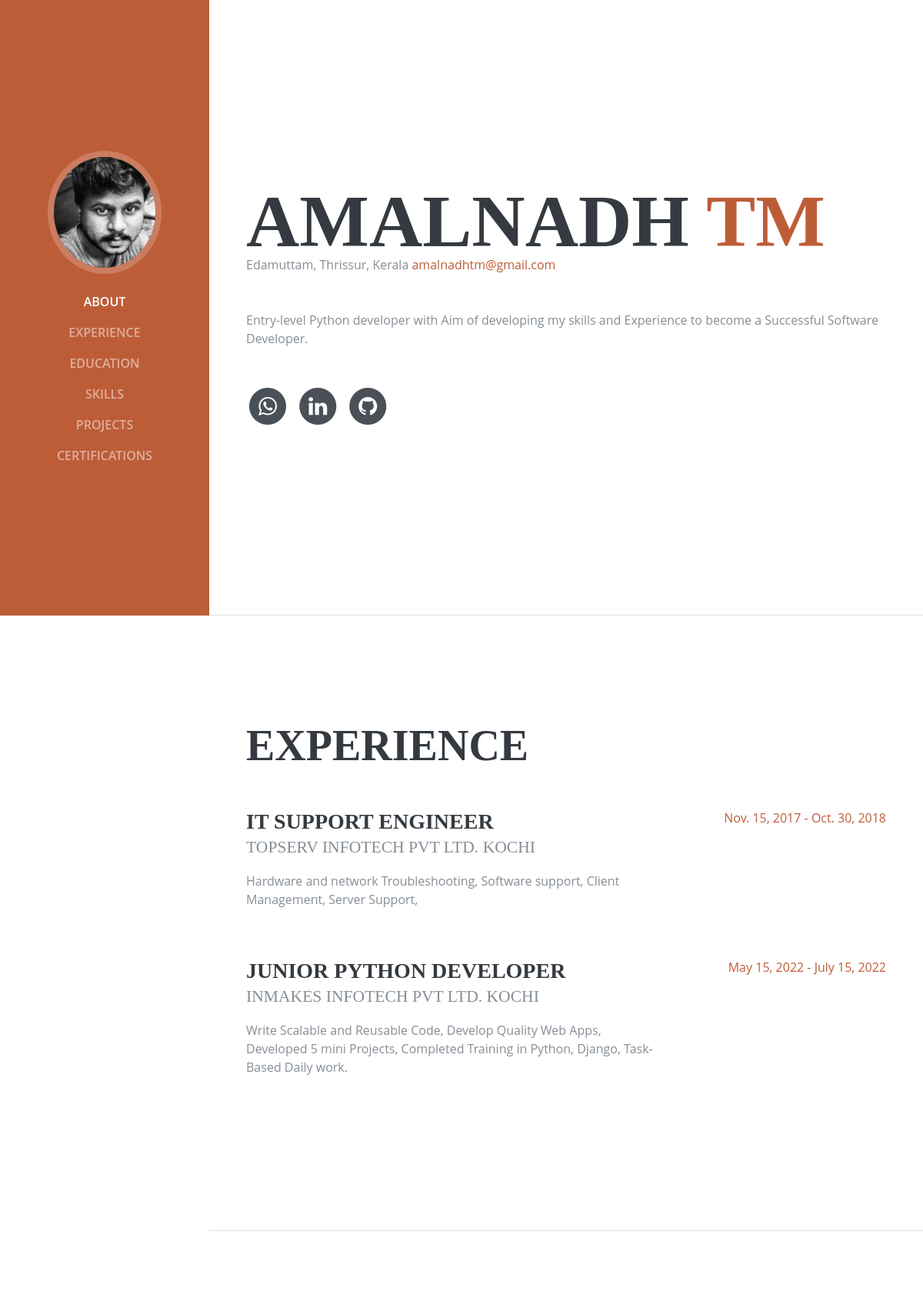
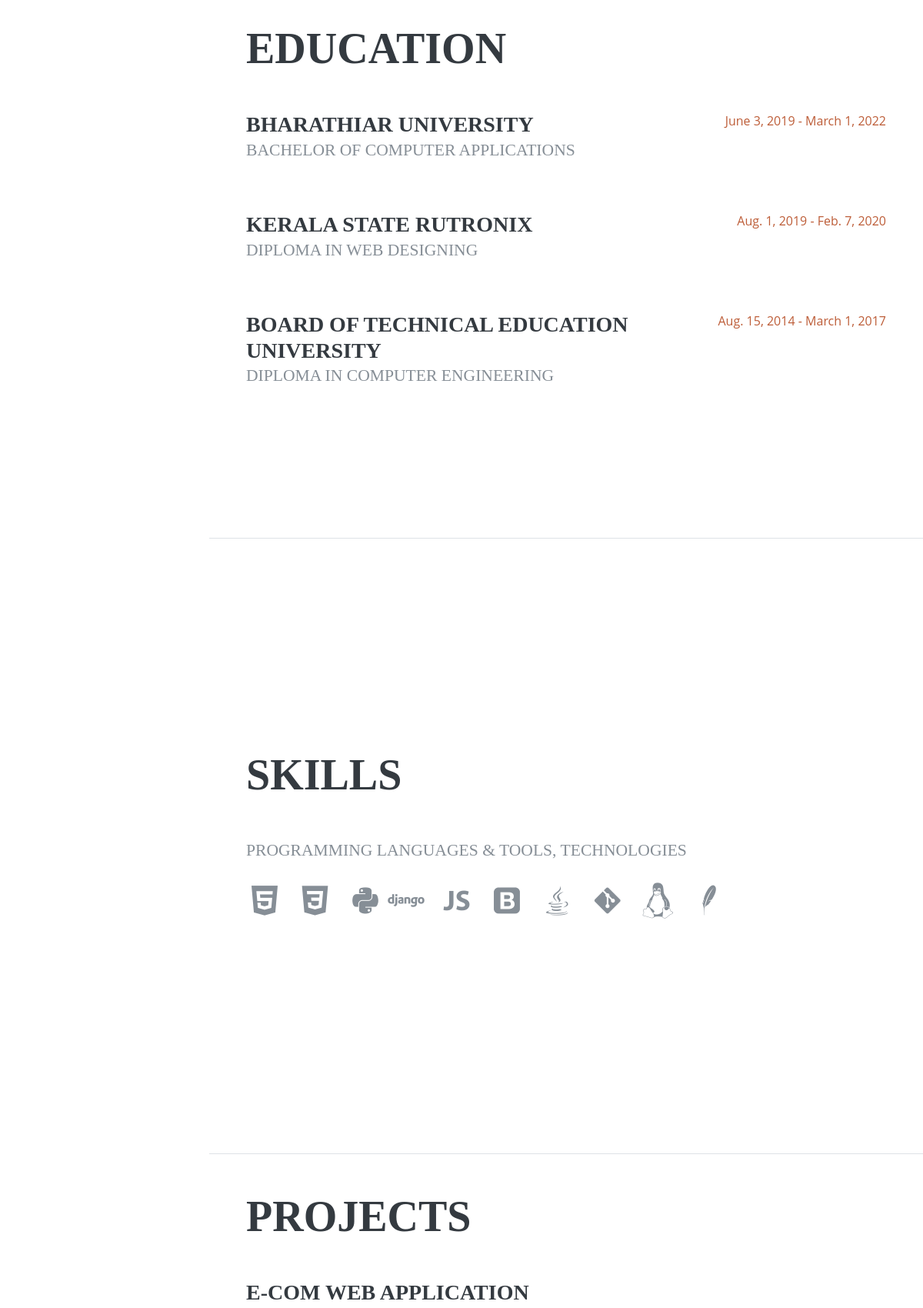
The page / (upper part) on the database its author committed (2 pictures, top to bottom).
### resume/models.py (models this page shows, shortened)
class Profile(models.Model):
    picture=models.ImageField(upload_to='profile',blank=True)
    career=models.CharField(max_length=100)
    summary=models.TextField()
    place=models.CharField(max_length=100)
    district=models.CharField(max_length=100)
    state=models.CharField(max_length=100)
    email=models.EmailField()

class Experience(models.Model):
    jobposition=models.CharField(max_length=250)
    company=models.CharField(max_length=250)
    description=models.TextField(blank=True)
    startdate=models.DateField()
    enddate = models.DateField()

class Educations(models.Model):
    university=models.CharField(max_length=250)
    degree=models.CharField(max_length=250)
    startdate=models.DateField()
    enddate = models.DateField()

class Projects(models.Model):
    project_name=models.CharField(max_length=255)
    project_desc=models.TextField()
    project_link=models.URLField(max_length=255)

### resume/views.py (the view)
# urls.py: 2. Add a URL to urlpatterns:  path('', views.home, name='home')
def home(request):
    bio ={
    'profile':Profile.objects.all(),
        'exp':Experience.objects.all(),
       'edu':Educations.objects.all(),
        'cert':Certification.objects.all(),
        'pro':Projects.objects.all(),
        }
    return render(request,'index.html',bio)

### templates/index.html (shortened to what this page needs)
{% load static %}
<!DOCTYPE html>
<html lang="en">
  <head>
    <link href="{% static 'vendor/bootstrap/css/bootstrap.min.css' %}" rel="stylesheet">
    <link href="{% static 'vendor/font-awesome/css/font-awesome.min.css' %}" rel="stylesheet">
    <link href="{% static 'vendor/devicons/css/devicons.min.css' %}" rel="stylesheet">
    <link href="{% static 'vendor/simple-line-icons/css/simple-line-icons.css' %}" rel="stylesheet">
    <link href="{% static 'css/resume.min.css' %}" rel="stylesheet">
  </head>
  <body id="page-top">
    <nav class="navbar navbar-expand-lg navbar-dark bg-primary fixed-top" id="sideNav">
      <a class="navbar-brand js-scroll-trigger" href="#page-top">
        <span class="d-none d-lg-block">
          {% for p in profile %}
          <img class="img-fluid img-profile rounded-circle mx-auto mb-2" src="{{p.picture.url}}" alt="">
          {% endfor %}
        </span>
      </a>
      <div class="collapse navbar-collapse" id="navbarSupportedContent">
        <ul class="navbar-nav">
          <li class="nav-item">
            <a class="nav-link js-scroll-trigger" href="#about">About</a>
          </li>
          <li class="nav-item">
            <a class="nav-link js-scroll-trigger" href="#experience">Experience</a>
          </li>
          <li class="nav-item">
            <a class="nav-link js-scroll-trigger" href="#education">Education</a>
          </li>
          <li class="nav-item">
            <a class="nav-link js-scroll-trigger" href="#skills">Skills</a>
          </li>
          <li class="nav-item">
            <a class="nav-link js-scroll-trigger" href="#Projects">Projects</a>
          </li>
          <li class="nav-item">
            <a class="nav-link js-scroll-trigger" href="#certificate">Certifications</a>
          </li>
        </ul>
      </div>
    </nav>
    <div class="container-fluid p-0">
      <section class="resume-section p-3 p-lg-5 d-flex d-column" id="about">
        <div class="my-auto">
          <h1 class="mb-0">Amalnadh
            <span class="text-primary">TM</span>
          </h1>
          <div class=" mb-5" >{% for p in profile %}{{p.place}}, {{p.district}}, {{p.state}} {% endfor %}
            {% for p in profile %}
            <a href="amalnadhtm@gmail.com">{{p.email}}</a>
            {% endfor %}
          </div>
          {% for p in profile %}
          <p class="mb-5">{{p.summary}}</p>
          {% endfor %}
          <ul class="list-inline list-social-icons mb-0">
            <li class="list-inline-item">
              <a href="http://wa.me/918301875645">
                <span class="fa-stack fa-lg">
                  <i class="fa fa-circle fa-stack-2x"></i>
                  <i class="fa fa-whatsapp fa-stack-1x fa-inverse"></i>
                </span>
              </a>
            </li>
            <li class="list-inline-item">
              <a href="https://www.linkedin.com/in/amalnadh-t-m-10768b19a">
                <span class="fa-stack fa-lg">
                  <i class="fa fa-circle fa-stack-2x"></i>
                  <i class="fa fa-linkedin fa-stack-1x fa-inverse"></i>
                </span>
              </a>
            </li>
            <li class="list-inline-item">
              <a href="https://github.com/amalnadh">
                <span class="fa-stack fa-lg">
                  <i class="fa fa-circle fa-stack-2x"></i>
                  <i class="fa fa-github fa-stack-1x fa-inverse"></i>
                </span>
              </a>
            </li>
          </ul>
        </div>
      </section>
      <section class="resume-section p-3 p-lg-5 d-flex flex-column" id="experience">
        <div class="my-auto">
          <h2 class="mb-5">Experience</h2>
          {% for e in exp %}
          <div class="resume-item d-flex flex-column flex-md-row mb-5">
            <div class="resume-content mr-auto">
              <h3 class="mb-0">{{e.jobposition}}</h3>
              <div class="subheading mb-3">{{e.company}}</div>
              <p>{{e.description}}</p>
            </div>
            <div class="resume-date text-md-right">
              <span class="text-primary">{{e.startdate}} - {{e.enddate}}</span>
            </div>
          </div>
      {% endfor %}
        </div>
      </section>
      <section class="resume-section p-3 p-lg-5 d-flex flex-column" id="education">
        <div class="my-auto">
          <h2 class="mb-5">Education</h2>
          {% for e in edu %}
          <div class="resume-item d-flex flex-column flex-md-row mb-5">
            <div class="resume-content mr-auto">
              <h3 class="mb-0">{{e.university}}</h3>
              <div class="subheading mb-3">{{e.degree}}</div>
            </div>
            <div class="resume-date text-md-right">
              <span class="text-primary">{{e.startdate}} - {{e.enddate}}</span>
            </div>
          </div>
          {% endfor %}
        </div>
      </section>
      <section class="resume-section p-3 p-lg-5 d-flex flex-column" id="skills">
        <div class="my-auto">
          <h2 class="mb-5">Skills</h2>
          <div class="subheading mb-3">Programming Languages &amp; Tools, Technologies</div>
          <ul class="list-inline list-icons">
            <li class="list-inline-item">
              <i class="devicons devicons-html5"></i>
            </li>
            <li class="list-inline-item">
              <i class="devicons devicons-css3"></i>
            </li>
            <li class="list-inline-item">
              <i class="devicons devicons-python"></i>
            <li class="list-inline-item">
              <i class="devicons devicons-django"></i>
            </li>
            <li class="list-inline-item">
              <i class="devicons devicons-javascript"></i>
            </li>
            <li class="list-inline-item">
              <i class="devicons devicons-bootstrap"></i>
            </li>
            <li class="list-inline-item">
              <i class="devicons devicons-java"></i>
            </li>
            <li class="list-inline-item">
              <i class="devicons devicons-git"></i>
            </li>
            <li class="list-inline-item">
              <i class="devicons devicons-linux"></i>
            </li>
            <li class="list-inline-item">
              <i class="devicons devicons-sqllite"></i>
            </li>
          </ul>
        </div>
      </section>
      <section class="resume-section p-3 p-lg-5 d-flex flex-column" id="Projects">
        <div class="my-auto">
          <h2 class="mb-5">Projects</h2>
          {% for p in pro %}
          <h3 class="mb-5">{{p.project_name}}</h3>
          {% endfor %}
        </div>
      </section>
    </div>
  </body>
</html>

### rows shown on the page
Profile: picture (picture), place "Edamuttam", district "Thrissur", state "Kerala", email "amalnadhtm@gmail.com", summary "Entry-level Python developer with Aim of developing my skills and Experience to become a Successful Software Developer."
Experience: jobposition "IT SUPPORT ENGINEER", company "TOPSERV INFOTECH PVT LTD. KOCHI", description "Hardware and network Troubleshooting, Software support, Client Management, Server Support,", startdate "Nov. 15, 2017", enddate "Oct. 30, 2018"
Experience: jobposition "JUNIOR PYTHON DEVELOPER", company "INMAKES INFOTECH PVT LTD. KOCHI", description "Write Scalable and Reusable Code, Develop Quality Web Apps, Developed 5 mini Projects, Completed Training in Python, Django, Task-Based Daily work.", startdate "May 15, 2022", enddate "July 15, 2022"
Educations: university "BHARATHIAR UNIVERSITY", degree "BACHELOR OF COMPUTER APPLICATIONS", startdate "June 3, 2019", enddate "March 1, 2022"
Educations: university "KERALA STATE RUTRONIX", degree "DIPLOMA IN WEB DESIGNING", startdate "Aug. 1, 2019", enddate "Feb. 7, 2020"
Educations: university "BOARD OF TECHNICAL EDUCATION UNIVERSITY", degree "DIPLOMA IN COMPUTER ENGINEERING", startdate "Aug. 15, 2014", enddate "March 1, 2017"
Projects: project_name "E-COM WEB APPLICATION"
